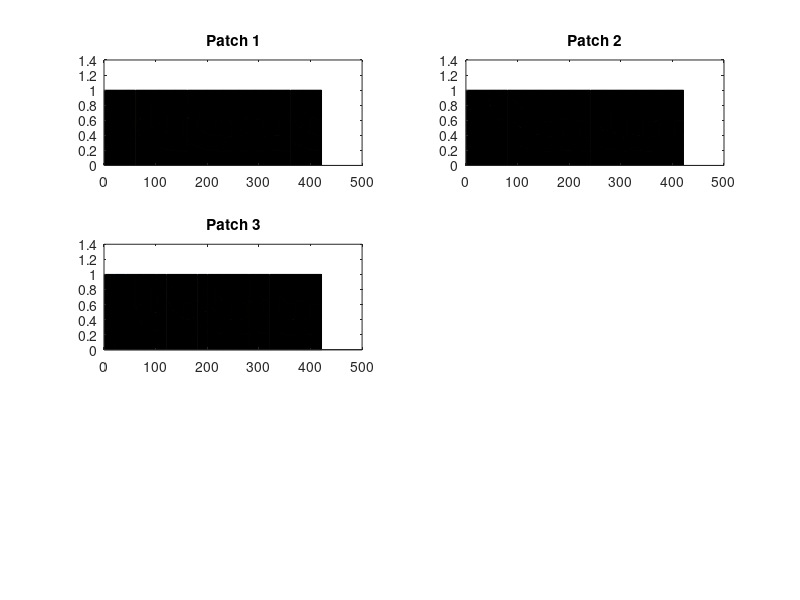

Reproduce this figure in MATLAB. (Note: this script raises an error after producing the figure.)
%4-Cup Dispersal w/ LPA Model
%adding direct cost to dispersal

bakari = 1000;
b = 20;
mu_a = 0.0842;
mu_l = 0.6053;
c_ea = 0.0179;
c_el = 0.0003;
c_pa = 0.0;
gammaR = 0.3; % chance of adult leaving any patch
gammaA = rand; % chance of mutant adult leaving any patch
gammaB = rand; % chance of mutant adult leaving any patch
gammaC = rand; % chance of mutant adult leaving any patch

Eps = 0.1; % chance of adult dying from dispersal
k = 4;

index = 1;

MaxT = 20;

DF1i = zeros(MaxT,12);
DF1i(1,1) = 67;
DF1i(1,5) = 26;
DF1i(1,9) = 236;

DF2i = zeros(MaxT,12);
DF2i(1,1) = 67;
DF2i(1,5) = 26;
DF2i(1,9) = 236;

DF3i = zeros(MaxT,12);
DF3i(1,1) = 67;
DF3i(1,5) = 26;
DF3i(1,9) = 236;

DF4i = zeros(MaxT,12);
DF4i(1,1) = 67;
DF4i(1,5) = 26;
DF4i(1,9) = 236;

DF5i = zeros(MaxT,12);
DF5i(1,1) = 67;
DF5i(1,5) = 26;
DF5i(1,9) = 236;

for i = 0:MaxT
    done = 'a';
    % disp([num2str(i/MaxT),'%'])
    for j = i*20+1:20*(i+1)
        %PATCH 1
        DF1i(j+1,1)= b*DF1i(j,9)*exp(-c_ea*(sum(DF1i(j,2*k+1:3*k))-c_el*(sum(DF1i(j,1:1*k)))));
        DF1i(j+1,2)= b*DF1i(j,10)*exp(-c_ea*(sum(DF1i(j,2*k+1:3*k))-c_el*(sum(DF1i(j,1:1*k)))));
        DF1i(j+1,3)= b*DF1i(j,11)*exp(-c_ea*(sum(DF1i(j,2*k+1:3*k))-c_el*(sum(DF1i(j,1:1*k)))));
        DF1i(j+1,4)= b*DF1i(j,12)*exp(-c_ea*(sum(DF1i(j,2*k+1:3*k))-c_el*(sum(DF1i(j,1:1*k)))));

        DF1i(j+1,5)= (1-mu_l)*(DF1i(j,1));
        DF1i(j+1,6)= (1-mu_l)*(DF1i(j,2));
        DF1i(j+1,7)= (1-mu_l)*(DF1i(j,3));
        DF1i(j+1,8)= (1-mu_l)*(DF1i(j,4));

        DF1i(j+1,9) = DF1i(j,5)*exp(-c_pa*(sum(DF1i(j,2*k+1:3*k))))+((1-mu_a)*(1-gammaR))*DF1i(j,9)+1/4*DF5i(j,2*k+1)*gammaR*(1-mu_a)*(1-Eps);
        DF1i(j+1,10) = DF1i(j,6)*exp(-c_pa*(sum(DF1i(j,2*k+1:3*k))))+((1-mu_a)*(1-gammaA))*DF1i(j,10)+1/4*DF5i(j,2*k+2)*gammaA*(1-mu_a)*(1-Eps);
        DF1i(j+1,11) = DF1i(j,7)*exp(-c_pa*(sum(DF1i(j,2*k+1:3*k))))+((1-mu_a)*(1-gammaB))*DF1i(j,11)+1/4*DF5i(j,2*k+3)*gammaB*(1-mu_a)*(1-Eps);
        DF1i(j+1,12) = DF1i(j,8)*exp(-c_pa*(sum(DF1i(j,2*k+1:3*k))))+((1-mu_a)*(1-gammaC))*DF1i(j,12)+1/4*DF5i(j,2*k+4)*gammaC*(1-mu_a)*(1-Eps);

        %PATCH 2
        DF2i(j+1,1)= b*DF2i(j,9)*exp(-c_ea*(sum(DF2i(j,2*k+1:3*k))-c_el*(sum(DF2i(j,1:1*k)))));
        DF2i(j+1,2)= b*DF2i(j,10)*exp(-c_ea*(sum(DF2i(j,2*k+1:3*k))-c_el*(sum(DF2i(j,1:1*k)))));
        DF2i(j+1,3)= b*DF2i(j,11)*exp(-c_ea*(sum(DF2i(j,2*k+1:3*k))-c_el*(sum(DF2i(j,1:1*k)))));
        DF2i(j+1,4)= b*DF2i(j,12)*exp(-c_ea*(sum(DF2i(j,2*k+1:3*k))-c_el*(sum(DF2i(j,1:1*k)))));

        DF2i(j+1,5)= (1-mu_l)*(DF2i(j,1));
        DF2i(j+1,6)= (1-mu_l)*(DF2i(j,2));
        DF2i(j+1,7)= (1-mu_l)*(DF2i(j,3));
        DF2i(j+1,8)= (1-mu_l)*(DF2i(j,4));

        DF2i(j+1,9) = DF2i(j,5)*exp(-c_pa*(sum(DF2i(j,2*k+1:3*k))))+((1-mu_a)*(1-gammaR))*DF2i(j,9)+1/4*DF5i(j,2*k+1)*gammaR*(1-mu_a)*(1-Eps);
        DF2i(j+1,10) = DF2i(j,6)*exp(-c_pa*(sum(DF2i(j,2*k+1:3*k))))+((1-mu_a)*(1-gammaA))*DF2i(j,10)+1/4*DF5i(j,2*k+2)*gammaA*(1-mu_a)*(1-Eps);
        DF2i(j+1,11) = DF2i(j,7)*exp(-c_pa*(sum(DF2i(j,2*k+1:3*k))))+((1-mu_a)*(1-gammaB))*DF2i(j,11)+1/4*DF5i(j,2*k+3)*gammaB*(1-mu_a)*(1-Eps);
        DF2i(j+1,12) = DF2i(j,8)*exp(-c_pa*(sum(DF2i(j,2*k+1:3*k))))+((1-mu_a)*(1-gammaC))*DF2i(j,12)+1/4*DF5i(j,2*k+4)*gammaC*(1-mu_a)*(1-Eps);

        %PATCH 3
        DF3i(j+1,1)= b*DF3i(j,9)*exp(-c_ea*(sum(DF3i(j,2*k+1:3*k))-c_el*(sum(DF3i(j,1:1*k)))));
        DF3i(j+1,2)= b*DF3i(j,10)*exp(-c_ea*(sum(DF3i(j,2*k+1:3*k))-c_el*(sum(DF3i(j,1:1*k)))));
        DF3i(j+1,3)= b*DF3i(j,11)*exp(-c_ea*(sum(DF3i(j,2*k+1:3*k))-c_el*(sum(DF3i(j,1:1*k)))));
        DF3i(j+1,4)= b*DF3i(j,12)*exp(-c_ea*(sum(DF3i(j,2*k+1:3*k))-c_el*(sum(DF3i(j,1:1*k)))));

        DF3i(j+1,5)= (1-mu_l)*(DF3i(j,1));
        DF3i(j+1,6)= (1-mu_l)*(DF3i(j,2));
        DF3i(j+1,7)= (1-mu_l)*(DF3i(j,3));
        DF3i(j+1,8)= (1-mu_l)*(DF3i(j,4));

        DF3i(j+1,9) = DF3i(j,5)*exp(-c_pa*(sum(DF3i(j,2*k+1:3*k))))+((1-mu_a)*(1-gammaR))*DF3i(j,9)+1/4*DF5i(j,2*k+1)*gammaR*(1-mu_a)*(1-Eps);
        DF3i(j+1,10) = DF3i(j,6)*exp(-c_pa*(sum(DF3i(j,2*k+1:3*k))))+((1-mu_a)*(1-gammaA))*DF3i(j,10)+1/4*DF5i(j,2*k+2)*gammaA*(1-mu_a)*(1-Eps);
        DF3i(j+1,11) = DF3i(j,7)*exp(-c_pa*(sum(DF3i(j,2*k+1:3*k))))+((1-mu_a)*(1-gammaB))*DF3i(j,11)+1/4*DF5i(j,2*k+3)*gammaB*(1-mu_a)*(1-Eps);
        DF3i(j+1,12) = DF3i(j,8)*exp(-c_pa*(sum(DF3i(j,2*k+1:3*k))))+((1-mu_a)*(1-gammaC))*DF3i(j,12)+1/4*DF5i(j,2*k+4)*gammaC*(1-mu_a)*(1-Eps);

        %PATCH 4
        DF4i(j+1,1)= b*DF4i(j,9)*exp(-c_ea*(sum(DF4i(j,2*k+1:3*k))-c_el*(sum(DF4i(j,1:1*k)))));
        DF4i(j+1,2)= b*DF4i(j,10)*exp(-c_ea*(sum(DF4i(j,2*k+1:3*k))-c_el*(sum(DF4i(j,1:1*k)))));
        DF4i(j+1,3)= b*DF4i(j,11)*exp(-c_ea*(sum(DF4i(j,2*k+1:3*k))-c_el*(sum(DF4i(j,1:1*k)))));
        DF4i(j+1,4)= b*DF4i(j,12)*exp(-c_ea*(sum(DF4i(j,2*k+1:3*k))-c_el*(sum(DF4i(j,1:1*k)))));

        DF4i(j+1,5)= (1-mu_l)*(DF4i(j,1));
        DF4i(j+1,6)= (1-mu_l)*(DF4i(j,2));
        DF4i(j+1,7)= (1-mu_l)*(DF4i(j,3));
        DF4i(j+1,8)= (1-mu_l)*(DF4i(j,4));

        DF4i(j+1,9) = DF4i(j,5)*exp(-c_pa*(sum(DF4i(j,2*k+1:3*k))))+((1-mu_a)*(1-gammaR))*DF4i(j,9)+1/4*DF5i(j,2*k+1)*gammaR*(1-mu_a)*(1-Eps);
        DF4i(j+1,10) = DF4i(j,6)*exp(-c_pa*(sum(DF4i(j,2*k+1:3*k))))+((1-mu_a)*(1-gammaA))*DF4i(j,10)+1/4*DF5i(j,2*k+2)*gammaA*(1-mu_a)*(1-Eps);
        DF4i(j+1,11) = DF4i(j,7)*exp(-c_pa*(sum(DF4i(j,2*k+1:3*k))))+((1-mu_a)*(1-gammaB))*DF4i(j,11)+1/4*DF5i(j,2*k+3)*gammaB*(1-mu_a)*(1-Eps);
        DF4i(j+1,12) = DF4i(j,8)*exp(-c_pa*(sum(DF4i(j,2*k+1:3*k))))+((1-mu_a)*(1-gammaC))*DF4i(j,12)+1/4*DF5i(j,2*k+4)*gammaC*(1-mu_a)*(1-Eps);
    
        %PATCH 5
        DF5i(j+1,1)= b*DF5i(j,9)*exp(-c_ea*(sum(DF5i(j,2*k+1:3*k))-c_el*(sum(DF5i(j,1:1*k)))));
        DF5i(j+1,2)= b*DF5i(j,10)*exp(-c_ea*(sum(DF5i(j,2*k+1:3*k))-c_el*(sum(DF5i(j,1:1*k)))));
        DF5i(j+1,3)= b*DF5i(j,11)*exp(-c_ea*(sum(DF5i(j,2*k+1:3*k))-c_el*(sum(DF5i(j,1:1*k)))));
        DF5i(j+1,4)= b*DF5i(j,12)*exp(-c_ea*(sum(DF5i(j,2*k+1:3*k))-c_el*(sum(DF5i(j,1:1*k)))));

        DF5i(j+1,5)= (1-mu_l)*(DF5i(j,1));
        DF5i(j+1,6)= (1-mu_l)*(DF5i(j,2));
        DF5i(j+1,7)= (1-mu_l)*(DF5i(j,3));
        DF5i(j+1,8)= (1-mu_l)*(DF5i(j,4));

        DF5i(j+1,9) = DF5i(j,5)*exp(-c_pa*(sum(DF5i(j,2*k+1:3*k))))+((1-mu_a)*(1-gammaR))*DF5i(j,9)+(DF1i(j,2*k+1)+DF2i(j,2*k+1)+DF3i(j,2*k+4)+DF4i(j,2*k+4))*gammaR*(1-mu_a)*(1-Eps);
        DF5i(j+1,10) = DF5i(j,6)*exp(-c_pa*(sum(DF5i(j,2*k+1:3*k))))+((1-mu_a)*(1-gammaA))*DF5i(j,10)+(DF1i(j,2*k+2)+DF2i(j,2*k+2)+DF3i(j,2*k+4)+DF4i(j,2*k+4))*gammaA*(1-mu_a)*(1-Eps);
        DF5i(j+1,11) = DF5i(j,7)*exp(-c_pa*(sum(DF5i(j,2*k+1:3*k))))+((1-mu_a)*(1-gammaB))*DF5i(j,11)+(DF1i(j,2*k+3)+DF2i(j,2*k+3)+DF3i(j,2*k+4)+DF4i(j,2*k+4))*gammaB*(1-mu_a)*(1-Eps);
        DF5i(j+1,12) = DF5i(j,8)*exp(-c_pa*(sum(DF5i(j,2*k+1:3*k))))+((1-mu_a)*(1-gammaC))*DF5i(j,12)+(DF1i(j,2*k+4)+DF2i(j,2*k+4)+DF3i(j,2*k+4)+DF4i(j,2*k+4))*gammaC*(1-mu_a)*(1-Eps);
    end
    randPatchExtinct = randi(5);
    if randPatchExtinct == 1;
        DF1i(20*(i+1)+1,:) = 0;
    elseif randPatchExtinct == 2;
        DF2i(20*(i+1)+1,:) = 0;
    elseif randPatchExtinct == 3;
        DF3i(20*(i+1)+1,:) = 0;
    elseif randPatchExtinct == 4;
        DF4i(20*(i+1)+1,:) = 0;
    elseif randPatchExtinct == 5;
        DF5i(20*(i+1)+1,:) = 0;
    end
    
    while done == 'a';
        randPatch = randi(5);
        while randPatchExtinct == randPatch;
            randPatch = randi(5);
        end
        
        if randPatch == 1 && index < 4;
            if index == 1;
                DF1i(20*(i+1)+1,10) = DF1i(20*(i+1),10)+bakari;
                index = index+1;
                done = 'b';
            elseif index == 2;
                DF1i(20*(i+1)+1,11) = DF1i(20*(i+1),11)+bakari;
                index = index+1;
                done = 'b';
            elseif index == 3;
                DF1i(20*(i+1)+1,12) = DF1i(20*(i+1),12)+bakari;
                index = index+1;
                done = 'b';
            end
            
        elseif randPatch == 2 && index < 4;
            if index == 1;
                DF2i(20*(i+1)+1,10) = DF2i(20*(i+1),10)+bakari;
                index = index+1;
                done = 'b';
            elseif index == 2;
                DF2i(20*(i+1)+1,11) = DF2i(20*(i+1),11)+bakari;
                index = index+1;
                done = 'b';
            elseif index == 3;
                DF2i(20*(i+1)+1,12) = DF2i(20*(i+1),12)+bakari;
                index = index+1;
                done = 'b';
            end
            
        elseif randPatch == 3 && index < 4;
            if index == 1;
                DF3i(20*(i+1)+1,10) = DF3i(20*(i+1),10)+bakari;
                index = index+1;
                done = 'b';
            elseif index == 2;
                DF3i(20*(i+1)+1,11) = DF3i(20*(i+1),11)+bakari;
                index = index+1;
                done = 'b';
            elseif index == 3;
                DF3i(20*(i+1)+1,12) = DF3i(20*(i+1),12)+bakari;
                index = index+1;
                done = 'b';
            end
            
        elseif randPatch == 4 && index < 4;
            if index == 1;
                DF4i(20*(i+1)+1,10) = DF4i(20*(i+1),10)+bakari;
                index = index+1;
                done = 'b';
            elseif index == 2;
                DF4i(20*(i+1)+1,11) = DF4i(20*(i+1),11)+bakari;
                index = index+1;
                done = 'b';
            elseif index == 3;
                DF4i(20*(i+1)+1,12) = DF4i(20*(i+1),12)+bakari;
                index = index+1;
                done = 'b';
            end
            
        elseif randPatch == 5 && index < 4;
            if index == 1;
                DF5i(20*(i+1)+1,10) = DF5i(20*(i+1),10)+bakari;
                index = index+1;
                done = 'b';
            elseif index == 2;
                DF5i(20*(i+1)+1,11) = DF5i(20*(i+1),11)+bakari;
                index = index+1;
                done = 'b';
            elseif index == 3;
                DF5i(20*(i+1)+1,12) = DF5i(20*(i+1),12)+bakari;
                index = index+1;
                done = 'b';
            end
        else
            done = 'b';
        end
    end
    
end

%Proportion%%%%%%%%%%%%%%%%%%%%%%%%%%%%%%%%%%%%%%%%%%%%%%%%%%%%%%%%%%%%%%%
x = linspace(1,421,421);
LPAr1sum = DF1i(:,1) + DF1i(:,5) + DF1i(:,9);
LPAm1asum = DF1i(:,2) + DF1i(:,6) + DF1i(:,10);
LPAm1bsum = DF1i(:,3) + DF1i(:,7) + DF1i(:,11);
LPAm1csum = DF1i(:,4) + DF1i(:,8) + DF1i(:,12);
subplot(3,2,1);
LPAr1prop = LPAr1sum./(LPAr1sum+LPAm1asum+LPAm1bsum+LPAm1csum);
LPAm1aprop = LPAm1asum./(LPAr1sum+LPAm1asum+LPAm1bsum+LPAm1csum);
LPAm1bprop = LPAm1bsum./(LPAr1sum+LPAm1asum+LPAm1bsum+LPAm1csum);
LPAm1cprop = LPAm1csum./(LPAr1sum+LPAm1asum+LPAm1bsum+LPAm1csum);
bars1 = [LPAr1prop LPAm1aprop LPAm1bprop LPAm1cprop];
b1 = bar(x,bars1, 'stacked')
title('Patch 1')

LPAr2sum = DF2i(:,1) + DF2i(:,5) + DF2i(:,9);
LPAm2asum = DF2i(:,2) + DF2i(:,6) + DF2i(:,10);
LPAm2bsum = DF2i(:,3) + DF2i(:,7) + DF2i(:,11);
LPAm2csum = DF2i(:,4) + DF2i(:,8) + DF2i(:,12);
subplot(3,2,2);
LPAr2prop = LPAr2sum./(LPAr2sum+LPAm2asum+LPAm2bsum+LPAm2csum);
LPAm2aprop = LPAm2asum./(LPAr2sum+LPAm2asum+LPAm2bsum+LPAm2csum);
LPAm2bprop = LPAm2bsum./(LPAr2sum+LPAm2asum+LPAm2bsum+LPAm2csum);
LPAm2cprop = LPAm2csum./(LPAr2sum+LPAm2asum+LPAm2bsum+LPAm2csum);
bars2 = [LPAr2prop LPAm2aprop LPAm2bprop LPAm2cprop];
b2 = bar(x,bars2, 'stacked')
title('Patch 2')

LPAr3sum = DF3i(:,1) + DF3i(:,5) + DF3i(:,9);
LPAm3asum = DF3i(:,2) + DF3i(:,6) + DF3i(:,10);
LPAm3bsum = DF3i(:,3) + DF3i(:,7) + DF3i(:,11);
LPAm3csum = DF3i(:,4) + DF3i(:,8) + DF3i(:,12);
ax3 = subplot(3,2,3);
LPAr3prop = LPAr3sum./(LPAr3sum+LPAm3asum+LPAm3bsum+LPAm3csum);
LPAm3aprop = LPAm3asum./(LPAr3sum+LPAm3asum+LPAm3bsum+LPAm3csum);
LPAm3bprop = LPAm3bsum./(LPAr3sum+LPAm3asum+LPAm3bsum+LPAm3csum);
LPAm3cprop = LPAm3csum./(LPAr3sum+LPAm3asum+LPAm3bsum+LPAm3csum);
bars3 = [LPAr3prop LPAm3aprop LPAm3bprop LPAm3cprop];
b3 = bar(x,bars3, 'stacked')
title('Patch 3')
ax3.YLabel.String = 'Proportion';

LPAr4sum = DF4i(:,1) + DF4i(:,5) + DF4i(:,9);
LPAm4asum = DF4i(:,2) + DF4i(:,6) + DF4i(:,10);
LPAm4bsum = DF4i(:,3) + DF4i(:,7) + DF4i(:,11);
LPAm4csum = DF4i(:,4) + DF4i(:,8) + DF4i(:,12);
subplot(3,2,4);
LPAr4prop = LPAr4sum./(LPAr4sum+LPAm4asum+LPAm4bsum+LPAm4csum);
LPAm4aprop = LPAm4asum./(LPAr4sum+LPAm4asum+LPAm4bsum+LPAm4csum);
LPAm4bprop = LPAm4bsum./(LPAr4sum+LPAm4asum+LPAm4bsum+LPAm4csum);
LPAm4cprop = LPAm4csum./(LPAr4sum+LPAm4asum+LPAm4bsum+LPAm4csum);
bars4 = [LPAr4prop LPAm4aprop LPAm4bprop LPAm4cprop];
b4 = bar(x,bars4, 'stacked')
title('Patch 4')

LPAr5sum = DF5i(:,1) + DF5i(:,5) + DF5i(:,9);
LPAm5asum = DF5i(:,2) + DF5i(:,6) + DF5i(:,10);
LPAm5bsum = DF5i(:,3) + DF5i(:,7) + DF5i(:,11);
LPAm5csum = DF5i(:,4) + DF5i(:,8) + DF5i(:,12);
ax5 = subplot(3,2,5);
LPAr5prop = LPAr5sum./(LPAr5sum+LPAm5asum+LPAm5bsum+LPAm5csum);
LPAm5aprop = LPAm5asum./(LPAr5sum+LPAm5asum+LPAm5bsum+LPAm5csum);
LPAm5bprop = LPAm5bsum./(LPAr5sum+LPAm5asum+LPAm5bsum+LPAm5csum);
LPAm5cprop = LPAm5csum./(LPAr5sum+LPAm5asum+LPAm5bsum+LPAm5csum);
bars5 = [LPAr5prop LPAm5aprop LPAm5bprop LPAm5cprop];
b5 = bar(x,bars5, 'stacked')
title('Patch 5')
ax5.XLabel.String = 'Time(Bi-weekly)';

lgnd = legend(strcat('\gamma_{R} = ',num2str(gammaR)),strcat('\gamma_{A} = ',num2str(gammaA)),...
    strcat('\gamma_{B} = ',num2str(gammaB)),strcat('\gamma_{C} = ',num2str(gammaC)),'NumColumns',1)
lgnd.Position(1) = 0.6;
lgnd.Position(2) = 0.15;
